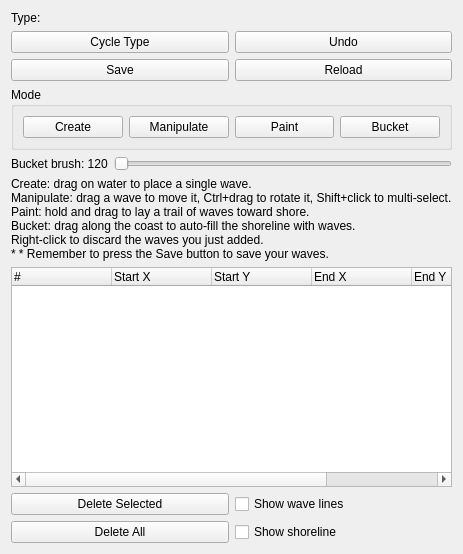
<?xml version="1.0" encoding="UTF-8"?>
<ui version="4.0">
 <class>WBQtWavePanel</class>
 <widget class="QWidget" name="WBQtWavePanel">
  <property name="windowTitle">
   <string>Wave Editor Options</string>
  </property>
  <layout class="QVBoxLayout" name="rootLayout" stretch="0,0,0,0,0,1,0">
   <item>
    <widget class="QLabel" name="typeLabel">
     <property name="text">
      <string>Type:</string>
     </property>
    </widget>
   </item>
   <item>
    <layout class="QGridLayout" name="cmdGrid">
     <item row="0" column="0">
      <widget class="QPushButton" name="cycleBtn">
       <property name="text">
        <string>Cycle Type</string>
       </property>
      </widget>
     </item>
     <item row="0" column="1">
      <widget class="QPushButton" name="undoBtn">
       <property name="text">
        <string>Undo</string>
       </property>
      </widget>
     </item>
     <item row="1" column="0">
      <widget class="QPushButton" name="saveBtn">
       <property name="text">
        <string>Save</string>
       </property>
      </widget>
     </item>
     <item row="1" column="1">
      <widget class="QPushButton" name="reloadBtn">
       <property name="text">
        <string>Reload</string>
       </property>
      </widget>
     </item>
    </layout>
   </item>
   <item>
    <widget class="QGroupBox" name="modeBox">
     <property name="title">
      <string>Mode</string>
     </property>
     <layout class="QHBoxLayout" name="modeLay">
      <item>
       <widget class="QPushButton" name="modeCreate">
        <property name="text">
         <string>Create</string>
        </property>
        <property name="checkable">
         <bool>true</bool>
        </property>
       </widget>
      </item>
      <item>
       <widget class="QPushButton" name="modeManipulate">
        <property name="text">
         <string>Manipulate</string>
        </property>
        <property name="checkable">
         <bool>true</bool>
        </property>
       </widget>
      </item>
      <item>
       <widget class="QPushButton" name="modePaint">
        <property name="text">
         <string>Paint</string>
        </property>
        <property name="checkable">
         <bool>true</bool>
        </property>
       </widget>
      </item>
      <item>
       <widget class="QPushButton" name="modeBucket">
        <property name="text">
         <string>Bucket</string>
        </property>
        <property name="checkable">
         <bool>true</bool>
        </property>
       </widget>
      </item>
     </layout>
    </widget>
   </item>
   <item>
    <layout class="QHBoxLayout" name="brushRow" stretch="0,1">
     <item>
      <widget class="QLabel" name="brushLabel">
       <property name="text">
        <string>Bucket brush: 120</string>
       </property>
      </widget>
     </item>
     <item>
      <widget class="QSlider" name="brushSlider">
       <property name="orientation">
        <enum>Qt::Horizontal</enum>
       </property>
      </widget>
     </item>
    </layout>
   </item>
   <item>
    <widget class="QLabel" name="helpLabel">
     <property name="text">
      <string>Create: drag on water to place a single wave.
Manipulate: drag a wave to move it, Ctrl+drag to rotate it, Shift+click to multi-select.
Paint: hold and drag to lay a trail of waves toward shore.
Bucket: drag along the coast to auto-fill the shoreline with waves.
Right-click to discard the waves you just added.
* * Remember to press the Save button to save your waves.</string>
     </property>
     <property name="wordWrap">
      <bool>true</bool>
     </property>
    </widget>
   </item>
   <item>
    <widget class="QTreeWidget" name="list">
     <property name="sizePolicy">
      <sizepolicy hsizetype="Preferred" vsizetype="Expanding">
       <horstretch>0</horstretch>
       <verstretch>0</verstretch>
      </sizepolicy>
     </property>
     <property name="minimumSize">
      <size>
       <width>0</width>
       <height>220</height>
      </size>
     </property>
     <property name="contextMenuPolicy">
      <enum>Qt::CustomContextMenu</enum>
     </property>
     <property name="selectionMode">
      <enum>QAbstractItemView::ExtendedSelection</enum>
     </property>
     <property name="rootIsDecorated">
      <bool>false</bool>
     </property>
     <column>
      <property name="text">
       <string>#</string>
      </property>
     </column>
     <column>
      <property name="text">
       <string>Start X</string>
      </property>
     </column>
     <column>
      <property name="text">
       <string>Start Y</string>
      </property>
     </column>
     <column>
      <property name="text">
       <string>End X</string>
      </property>
     </column>
     <column>
      <property name="text">
       <string>End Y</string>
      </property>
     </column>
     <column>
      <property name="text">
       <string>Type</string>
      </property>
     </column>
    </widget>
   </item>
   <item>
    <layout class="QGridLayout" name="bottomGrid">
     <item row="0" column="0">
      <widget class="QPushButton" name="delBtn">
       <property name="text">
        <string>Delete Selected</string>
       </property>
      </widget>
     </item>
     <item row="0" column="1">
      <widget class="QCheckBox" name="showLines">
       <property name="text">
        <string>Show wave lines</string>
       </property>
      </widget>
     </item>
     <item row="1" column="0">
      <widget class="QPushButton" name="delAllBtn">
       <property name="text">
        <string>Delete All</string>
       </property>
      </widget>
     </item>
     <item row="1" column="1">
      <widget class="QCheckBox" name="showShoreline">
       <property name="text">
        <string>Show shoreline</string>
       </property>
      </widget>
     </item>
    </layout>
   </item>
  </layout>
 </widget>
 <resources/>
 <connections/>
</ui>
